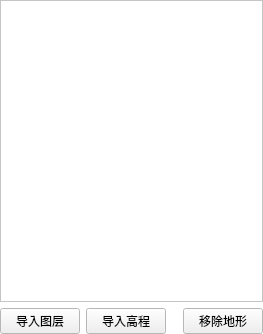
<?xml version="1.0" encoding="UTF-8"?>
<ui version="4.0">
 <class>ByyLayersControlWidget</class>
 <widget class="QWidget" name="ByyLayersControlWidget">
  <property name="geometry">
   <rect>
    <x>0</x>
    <y>0</y>
    <width>263</width>
    <height>334</height>
   </rect>
  </property>
  <property name="palette">
   <palette>
    <active>
     <colorrole role="Base">
      <brush brushstyle="SolidPattern">
       <color alpha="255">
        <red>255</red>
        <green>255</green>
        <blue>255</blue>
       </color>
      </brush>
     </colorrole>
     <colorrole role="Window">
      <brush brushstyle="SolidPattern">
       <color alpha="255">
        <red>255</red>
        <green>255</green>
        <blue>255</blue>
       </color>
      </brush>
     </colorrole>
    </active>
    <inactive>
     <colorrole role="Base">
      <brush brushstyle="SolidPattern">
       <color alpha="255">
        <red>255</red>
        <green>255</green>
        <blue>255</blue>
       </color>
      </brush>
     </colorrole>
     <colorrole role="Window">
      <brush brushstyle="SolidPattern">
       <color alpha="255">
        <red>255</red>
        <green>255</green>
        <blue>255</blue>
       </color>
      </brush>
     </colorrole>
    </inactive>
    <disabled>
     <colorrole role="Base">
      <brush brushstyle="SolidPattern">
       <color alpha="255">
        <red>255</red>
        <green>255</green>
        <blue>255</blue>
       </color>
      </brush>
     </colorrole>
     <colorrole role="Window">
      <brush brushstyle="SolidPattern">
       <color alpha="255">
        <red>255</red>
        <green>255</green>
        <blue>255</blue>
       </color>
      </brush>
     </colorrole>
    </disabled>
   </palette>
  </property>
  <property name="windowTitle">
   <string>地形制作</string>
  </property>
  <layout class="QVBoxLayout" name="verticalLayout">
   <property name="margin">
    <number>0</number>
   </property>
   <item>
    <widget class="QTreeWidget" name="treeWidget">
     <attribute name="headerVisible">
      <bool>false</bool>
     </attribute>
     <column>
      <property name="text">
       <string notr="true">1</string>
      </property>
     </column>
    </widget>
   </item>
   <item>
    <layout class="QHBoxLayout" name="horizontalLayout">
     <item>
      <widget class="QPushButton" name="pushButton">
       <property name="text">
        <string>导入图层</string>
       </property>
      </widget>
     </item>
     <item>
      <widget class="QPushButton" name="pushButton_2">
       <property name="text">
        <string>导入高程</string>
       </property>
      </widget>
     </item>
     <item>
      <spacer name="horizontalSpacer">
       <property name="orientation">
        <enum>Qt::Horizontal</enum>
       </property>
       <property name="sizeHint" stdset="0">
        <size>
         <width>40</width>
         <height>20</height>
        </size>
       </property>
      </spacer>
     </item>
     <item>
      <widget class="QPushButton" name="pushButton_3">
       <property name="text">
        <string>移除地形</string>
       </property>
      </widget>
     </item>
    </layout>
   </item>
  </layout>
 </widget>
 <resources/>
 <connections/>
</ui>
